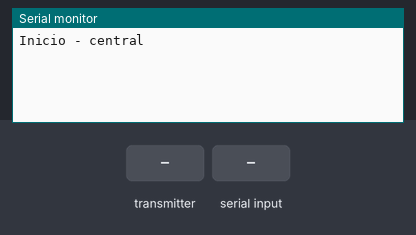
Recording of a sketch running on a simulated Arduino Nano, built with avr-gcc and run on an emulated ATmega328P. Shown: the last lines printed to the serial monitor. Inputs (shaded band) come from the test bench. No radio packets arrive unless stated.

Above: at 1.2 s.
1.3 s: the transmitter starts sending msg_from_robot.0 = 0
At 1.38 s:
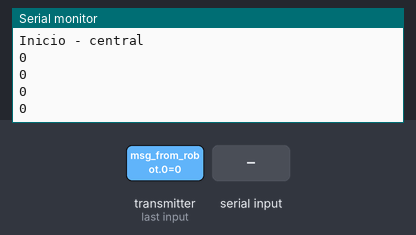
3.2 s: the transmitter starts sending msg_from_robot.1 = 1
At 3.28 s:
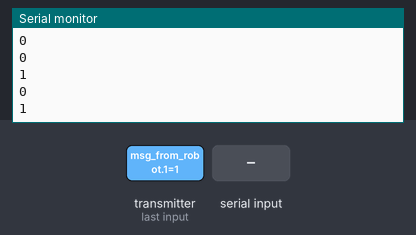
4.7 s: "90,45\n" received over Serial
At 4.72 s:
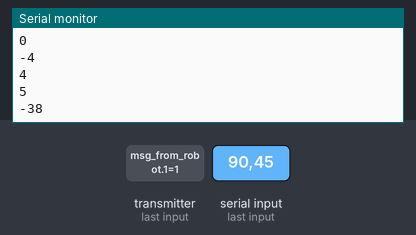
Timing chart, 0 to 7.7 s (numbered marks = the images above; inputs shaded):
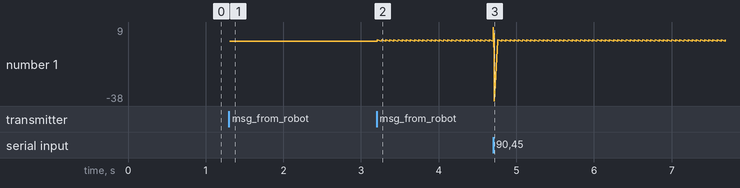

The sketch:

radio_pipe.ino
```cpp
#include "RF24.h"

/* Hardware configuration: Set up nRF24L01 radio on SPI protocol*/
RF24 radio(3, 2);   //arduino nano
//RF24 radio(A1, A0); //arduino pro micro
/**********************************************************/

byte pipe[][6] = {"1Node", "2Node", "3Node", "4Node", "5Node", "6Node", "7Node", "8Node"};
int msg_from_robot[2];
int msg_from_ROS[3];

int commands[2] = {0, 0};
int robotPipe;

bool robot_online = false;

void setup() {
  Serial.begin(19200);
    while(!Serial);
  Serial.println("Inicio - central");
  radio.begin();

  radio.setPALevel(RF24_PA_MAX);
  radio.setDataRate(RF24_2MBPS);
  radio.setChannel(108);

  radio.openReadingPipe(1, pipe[1]); //n1->central pelo pipe0
  radio.openReadingPipe(2, pipe[5]); //n1->central pelo pipe0
  radio.openReadingPipe(3, pipe[3]); //n1->central pelo pipe0
  radio.openReadingPipe(4, pipe[7]); //n1->central pelo pipe0
  radio.startListening();
}

void checkIfRadioIsPVariant() {
  if (radio.isPVariant()) {
    Serial.println("versao nrf24l01+");
  }
}

bool receiveDataFromAnotherRadio() {
  if (radio.available()) {
    while (radio.available()) {
      radio.read(&msg_from_robot, sizeof(msg_from_robot));
    }
    return true;
  }
  return false;
}

void sendDataToSerialPort() {
  Serial.println(msg_from_robot[0]); //Serial.write() may be a better choice for this
  Serial.println(msg_from_robot[1]); //Serial.write() may be a better choice for this
}

bool receiveDataFromSerialPort() {
  if (Serial.available()) {
    int i = 0;
    while (i < 3) {
      msg_from_ROS[i++] = Serial.read() - 48;
      Serial.println(msg_from_ROS[i-1]);
    }
    parseSerialMessageToRobot();
    return true;
  }
  return false;
}

void parseSerialMessageToRobot() {
  robotPipe = msg_from_ROS[0];
  commands[0] = msg_from_ROS[1];
  commands[1] = msg_from_ROS[2];
}

void sendDataToRobot() {
  radio.stopListening();
  radio.openWritingPipe(pipe[robotPipe]);
  robot_online = radio.write(commands, sizeof(commands));
  //Serial.println(robot_online);
  radio.startListening();
}

void loop() {
  if (receiveDataFromAnotherRadio())
    sendDataToSerialPort();
  if (receiveDataFromSerialPort())
    sendDataToRobot();

  delay(10);
}
```

Measured:
- after the input at 1.3 s, the serial monitor: prints a new line at once (image 1)
- after the input at 3.2 s, the serial monitor: prints a new line at once (image 2)
- after the input at 4.7 s, the serial monitor: prints a new line at once (image 3)
- plotted number 1: 0 → 1 after the input at 3.2 s
